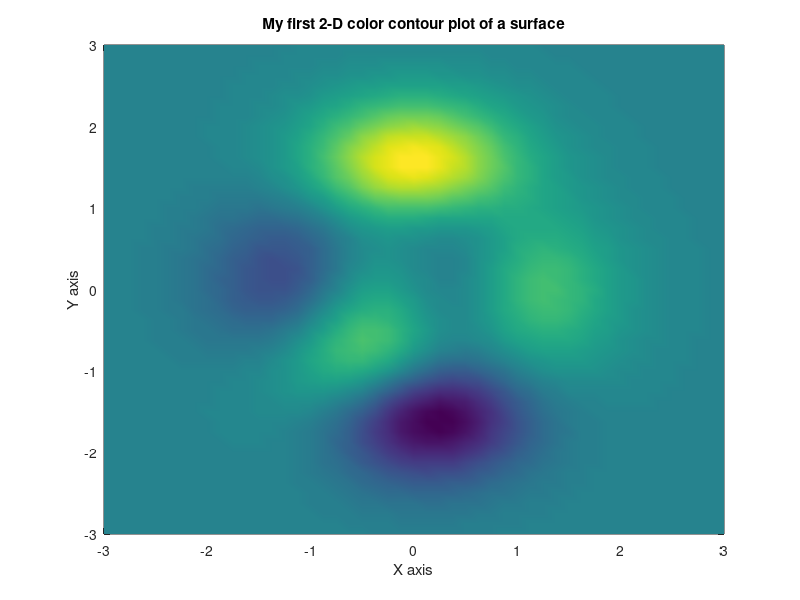

MATLAB code for this plot:
% A basic 2-D color contour plot of a surface

close all              % close all graphics windows

[x,y,z] = peaks;

pcolor(x,y,z)           % make color contour region
   shading interp       % remove lines and shade
   xlabel('X axis'),
   ylabel('Y axis'),
   title('My first 2-D color contour plot of a surface')